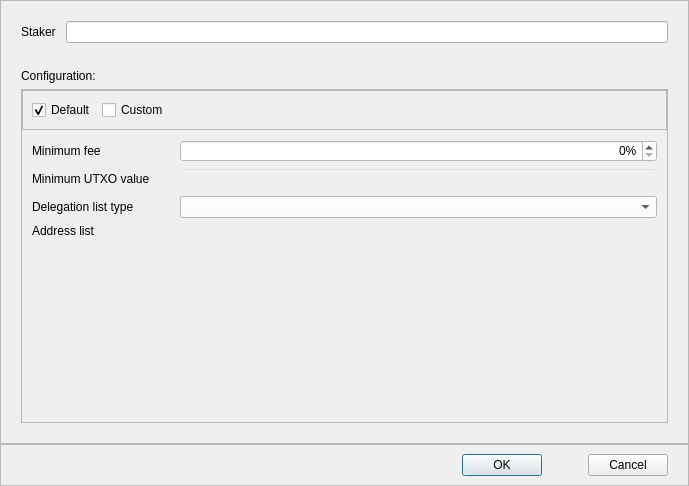
<?xml version="1.0" encoding="UTF-8"?>
<ui version="4.0">
 <class>SuperStakerConfigDialog</class>
 <widget class="QDialog" name="SuperStakerConfigDialog">
  <property name="geometry">
   <rect>
    <x>0</x>
    <y>0</y>
    <width>689</width>
    <height>486</height>
   </rect>
  </property>
  <property name="windowTitle">
   <string>Super staker options</string>
  </property>
  <layout class="QVBoxLayout" name="verticalLayout_3">
   <property name="spacing">
    <number>0</number>
   </property>
   <property name="leftMargin">
    <number>0</number>
   </property>
   <property name="topMargin">
    <number>0</number>
   </property>
   <property name="rightMargin">
    <number>0</number>
   </property>
   <property name="bottomMargin">
    <number>0</number>
   </property>
   <item>
    <widget class="QFrame" name="frameSuperStakeConfig">
     <property name="frameShape">
      <enum>QFrame::StyledPanel</enum>
     </property>
     <property name="frameShadow">
      <enum>QFrame::Raised</enum>
     </property>
     <layout class="QVBoxLayout" name="verticalLayout_2">
      <property name="leftMargin">
       <number>20</number>
      </property>
      <property name="topMargin">
       <number>20</number>
      </property>
      <property name="rightMargin">
       <number>20</number>
      </property>
      <property name="bottomMargin">
       <number>20</number>
      </property>
      <item>
       <layout class="QHBoxLayout" name="horizontalLayout_2">
        <property name="spacing">
         <number>10</number>
        </property>
        <item>
         <widget class="QLabel" name="labelStaker">
          <property name="text">
           <string>Staker</string>
          </property>
         </widget>
        </item>
        <item>
         <widget class="QLineEdit" name="txtStaker">
          <property name="readOnly">
           <bool>true</bool>
          </property>
         </widget>
        </item>
       </layout>
      </item>
      <item>
       <spacer name="verticalSpacer_2">
        <property name="orientation">
         <enum>Qt::Vertical</enum>
        </property>
        <property name="sizeType">
         <enum>QSizePolicy::Fixed</enum>
        </property>
        <property name="sizeHint" stdset="0">
         <size>
          <width>20</width>
          <height>20</height>
         </size>
        </property>
       </spacer>
      </item>
      <item>
       <widget class="QLabel" name="labelConfiguration">
        <property name="text">
         <string>Configuration:</string>
        </property>
       </widget>
      </item>
      <item>
       <widget class="QFrame" name="frameConfig">
        <property name="frameShape">
         <enum>QFrame::StyledPanel</enum>
        </property>
        <property name="frameShadow">
         <enum>QFrame::Raised</enum>
        </property>
        <layout class="QVBoxLayout" name="verticalLayout">
         <property name="spacing">
          <number>0</number>
         </property>
         <property name="leftMargin">
          <number>0</number>
         </property>
         <property name="topMargin">
          <number>0</number>
         </property>
         <property name="rightMargin">
          <number>0</number>
         </property>
         <property name="bottomMargin">
          <number>0</number>
         </property>
         <item>
          <widget class="QFrame" name="frameStakerConfigTitle">
           <property name="frameShape">
            <enum>QFrame::StyledPanel</enum>
           </property>
           <property name="frameShadow">
            <enum>QFrame::Raised</enum>
           </property>
           <layout class="QHBoxLayout" name="horizontalLayout_3">
            <item>
             <widget class="QCheckBox" name="cbRecommended">
              <property name="text">
               <string>Default</string>
              </property>
              <property name="checked">
               <bool>true</bool>
              </property>
              <property name="autoExclusive">
               <bool>true</bool>
              </property>
             </widget>
            </item>
            <item>
             <widget class="QCheckBox" name="cbCustom">
              <property name="text">
               <string>Custom</string>
              </property>
              <property name="autoExclusive">
               <bool>true</bool>
              </property>
             </widget>
            </item>
            <item>
             <spacer name="horizontalSpacer_2">
              <property name="orientation">
               <enum>Qt::Horizontal</enum>
              </property>
              <property name="sizeHint" stdset="0">
               <size>
                <width>188</width>
                <height>20</height>
               </size>
              </property>
             </spacer>
            </item>
           </layout>
          </widget>
         </item>
         <item>
          <widget class="QFrame" name="frameStakerConfig">
           <property name="styleSheet">
            <string notr="true">background: transparent</string>
           </property>
           <property name="sizePolicy">
            <sizepolicy hsizetype="Preferred" vsizetype="Expanding">
             <horstretch>0</horstretch>
             <verstretch>0</verstretch>
            </sizepolicy>
           </property>
           <property name="frameShape">
            <enum>QFrame::StyledPanel</enum>
           </property>
           <property name="frameShadow">
            <enum>QFrame::Raised</enum>
           </property>
           <layout class="QGridLayout" name="gridLayout">
            <property name="horizontalSpacing">
             <number>30</number>
            </property>
            <item row="1" column="0">
	     <widget class="QLabel" name="labelMinUtxo">
	      <property name="styleSheet">
               <string notr="true">background: transparent; color: black</string>
              </property>
              <property name="text">
               <string>Minimum UTXO value</string>
              </property>
             </widget>
            </item>
            <item row="2" column="0">
	     <widget class="QLabel" name="labelListType">
	      <property name="styleSheet">
               <string notr="true">background: transparent; color: black</string>
              </property>
              <property name="text">
               <string>Delegation list type</string>
              </property>
             </widget>
            </item>
            <item row="2" column="1">
	     <widget class="QComboBox" name="cbListType">
	      <property name="styleSheet">
               <string notr="true">background: white</string>
              </property>
              <property name="sizePolicy">
               <sizepolicy hsizetype="Expanding" vsizetype="Fixed">
                <horstretch>0</horstretch>
                <verstretch>0</verstretch>
               </sizepolicy>
              </property>
             </widget>
            </item>
            <item row="3" column="0" alignment="Qt::AlignTop">
	     <widget class="QLabel" name="labelAddressList">
	      <property name="styleSheet">
               <string notr="true">background: transparent; color: black</string>
              </property>
              <property name="text">
               <string>Address list</string>
              </property>
             </widget>
            </item>
            <item row="3" column="1">
             <widget class="QValidatedTextEdit" name="textAddressList"/>
            </item>
            <item row="4" column="0">
             <spacer name="verticalSpacer">
              <property name="orientation">
               <enum>Qt::Vertical</enum>
              </property>
              <property name="sizeHint" stdset="0">
               <size>
                <width>20</width>
                <height>0</height>
               </size>
              </property>
             </spacer>
            </item>
            <item row="1" column="1">
             <widget class="BitcoinAmountField" name="leMinUtxo"/>
            </item>
            <item row="0" column="0">
	     <widget class="QLabel" name="labelMinFee">
	      <property name="styleSheet">
               <string notr="true">background: transparent; color: black</string>
              </property>
              <property name="text">
               <string>Minimum fee</string>
              </property>
             </widget>
            </item>
            <item row="0" column="1">
	     <widget class="QSpinBox" name="sbMinFee">
	      <property name="styleSheet">
               <string notr="true">background: white</string>
              </property>
              <property name="sizePolicy">
               <sizepolicy hsizetype="Minimum" vsizetype="Fixed">
                <horstretch>0</horstretch>
                <verstretch>0</verstretch>
               </sizepolicy>
              </property>
              <property name="alignment">
               <set>Qt::AlignRight|Qt::AlignTrailing|Qt::AlignVCenter</set>
              </property>
              <property name="suffix">
               <string>%</string>
              </property>
             </widget>
            </item>
           </layout>
          </widget>
         </item>
        </layout>
       </widget>
      </item>
     </layout>
    </widget>
   </item>
   <item>
    <widget class="QFrame" name="buttonsContainerWhite">
     <property name="frameShape">
      <enum>QFrame::StyledPanel</enum>
     </property>
     <property name="frameShadow">
      <enum>QFrame::Raised</enum>
     </property>
     <layout class="QHBoxLayout" name="horizontalLayout">
      <property name="leftMargin">
       <number>20</number>
      </property>
      <property name="rightMargin">
       <number>20</number>
      </property>
      <item>
       <spacer name="horizontalSpacer">
        <property name="orientation">
         <enum>Qt::Horizontal</enum>
        </property>
        <property name="sizeHint" stdset="0">
         <size>
          <width>206</width>
          <height>20</height>
         </size>
        </property>
       </spacer>
      </item>
      <item>
       <widget class="QPushButton" name="buttonOk">
        <property name="text">
         <string>OK</string>
        </property>
       </widget>
      </item>
      <item>
       <spacer name="horizontalSpacer_3">
        <property name="orientation">
         <enum>Qt::Horizontal</enum>
        </property>
        <property name="sizeType">
         <enum>QSizePolicy::Fixed</enum>
        </property>
        <property name="sizeHint" stdset="0">
         <size>
          <width>40</width>
          <height>20</height>
         </size>
        </property>
       </spacer>
      </item>
      <item>
       <widget class="QPushButton" name="buttonCancel">
        <property name="text">
         <string>Cancel</string>
        </property>
       </widget>
      </item>
     </layout>
    </widget>
   </item>
  </layout>
 </widget>
 <customwidgets>
  <customwidget>
   <class>BitcoinAmountField</class>
   <extends>QLineEdit</extends>
   <header>qt/bitcoinamountfield.h</header>
   <container>1</container>
  </customwidget>
  <customwidget>
   <class>QValidatedTextEdit</class>
   <extends>QTextEdit</extends>
   <header>qt/qvalidatedtextedit.h</header>
  </customwidget>
 </customwidgets>
 <resources/>
 <connections/>
</ui>
